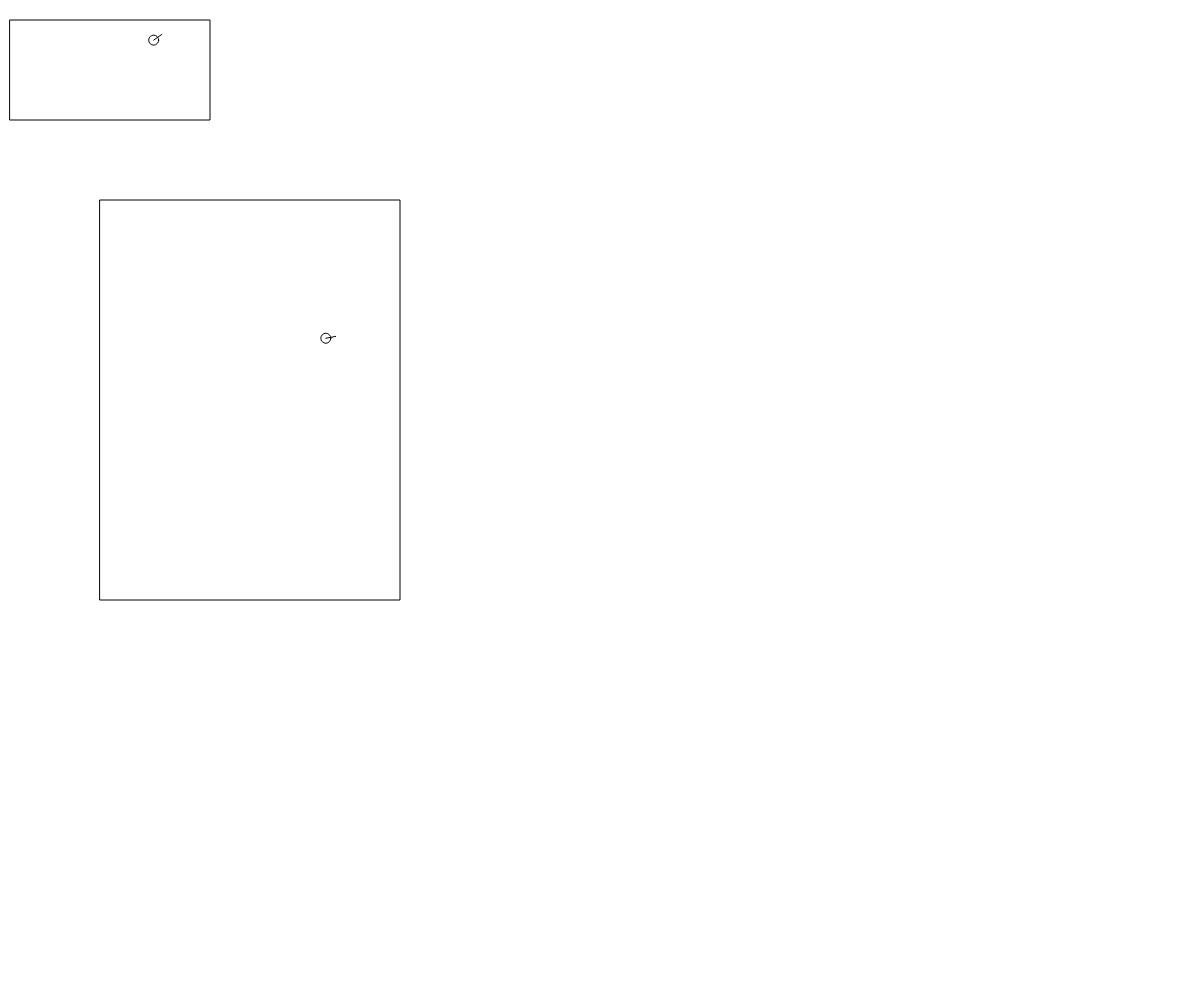
Frame 1 (no input)
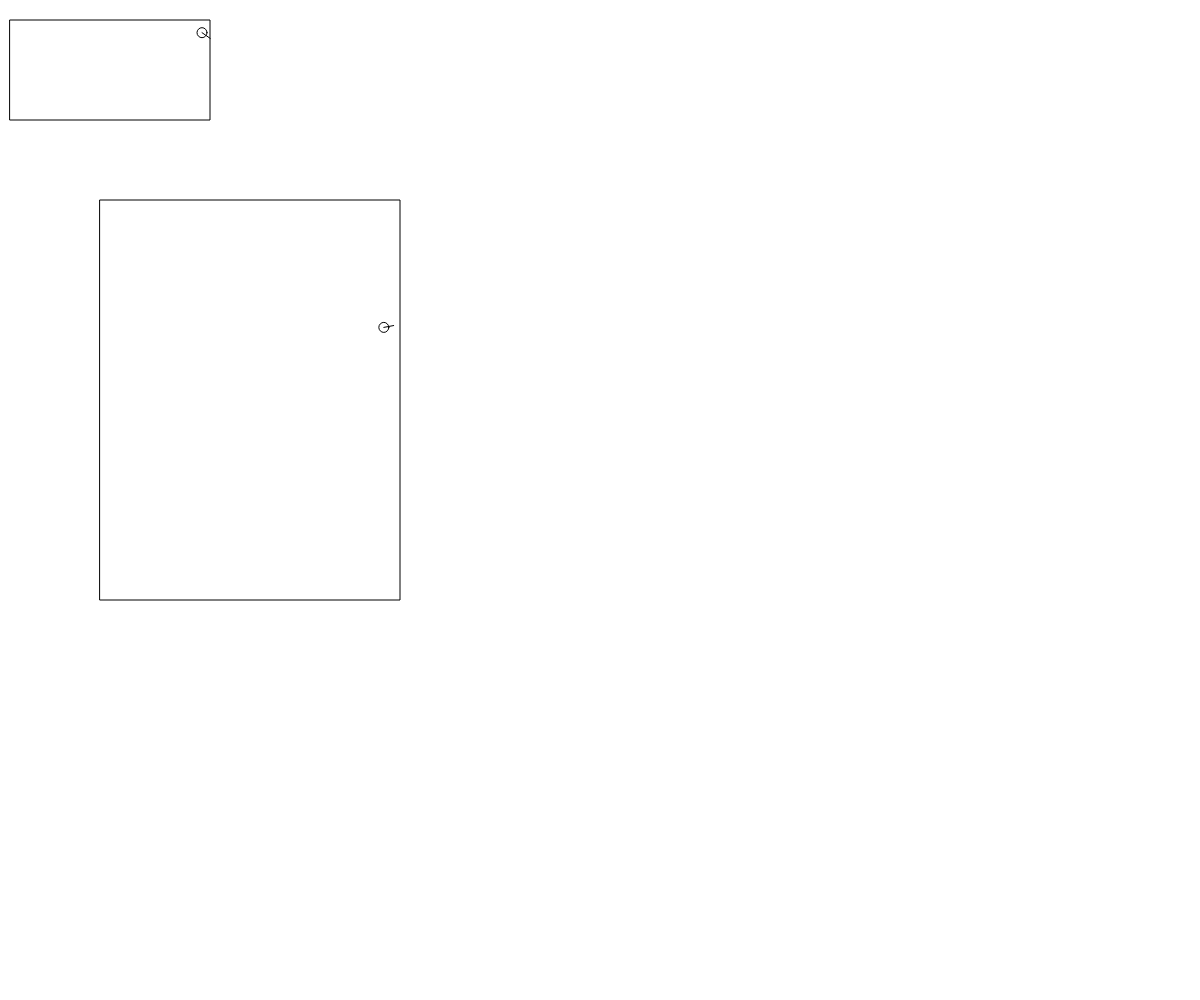
Frame 60 (no input)
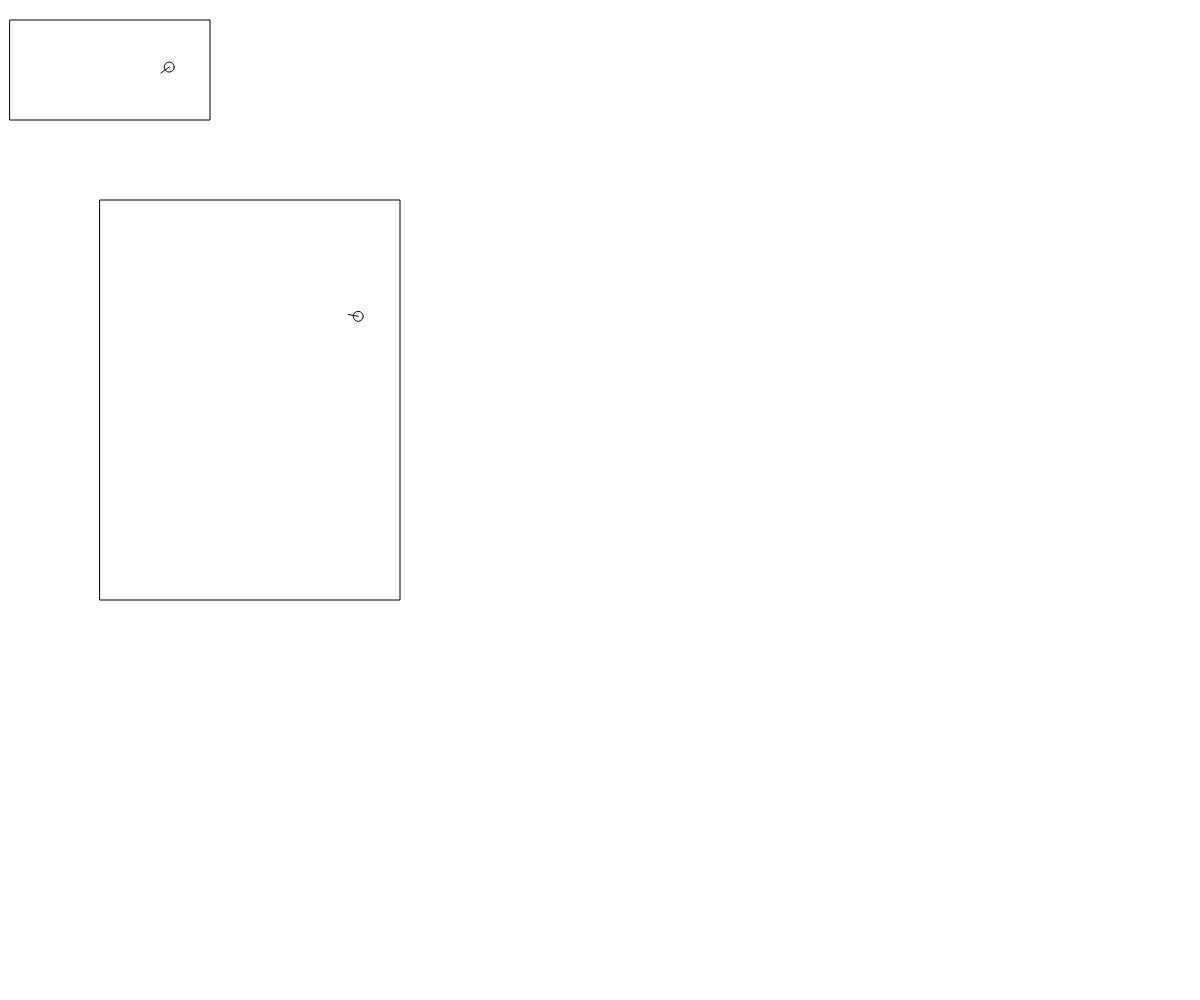
Frame 120 (the mouse pressed at the canvas centre since frame 60)

The p5.js sketch that drew these frames (run headless with seeded random() and noise() and a simulated clock; from frame 60 on, the mouse is pressed at the canvas centre):

// p5.js sketch
// ── sketch.js
/////////////////////////////////////////////////////////////////////////////////////////////////
// GLOBAL VARIABLES /////////////////////////////////////////////////////////////////////////////
/////////////////////////////////////////////////////////////////////////////////////////////////
var p1;         // Particle
var p2;         // Particle


/////////////////////////////////////////////////////////////////////////////////////////////////
// p5.js FUNCTIONS //////////////////////////////////////////////////////////////////////////////
/////////////////////////////////////////////////////////////////////////////////////////////////

// p5: setup() //////////////////////////////////////////////////////////////////////////////////
function setup() {
  // set canvas size
  createCanvas( windowWidth , windowHeight );
  // initialize particles
  p1 = new Particle( 10 , 20 , 200 , 100 );
  p2 = new Particle( 100 , 200 , 300 , 400 );
} // end of p5: setup()

// p5: draw() ///////////////////////////////////////////////////////////////////////////////////
function draw() {
  // draw the background
  background( 255 );
  // evolve the particles
  p1.evolve();
  p2.evolve();
  // draw the particles
  p1.draw();
  p2.draw();
} // end of p5: draw()

/////////////////////////////////////////////////////////////////////////////////////////////////
// CLASS: Particle
//    A particle contained in a bounding box
/////////////////////////////////////////////////////////////////////////////////////////////////
// INPUTS:
//    xIn: x coordinate for upper-right corner of bounding box
//    yIn: y coordinate for upper-right corner of bounding box
//    wIn: width of bounding box
//    hIn: height of bounding box
/////////////////////////////////////////////////////////////////////////////////////////////////
function Particle( xIn , yIn , wIn , hIn ) {
  /////////////////////////////////////////////////////////////////////////////////////////
  // FIELDS: Particle /////////////////////////////////////////////////////////////////////
  /////////////////////////////////////////////////////////////////////////////////////////
  this.x = xIn;     // x coordinate for upper-right corner of bounding box
  this.y = yIn;     // y coordinate for upper-right corner of bounding box
  this.w = wIn;     // width of bounding box
  this.h = hIn;     // height of bounding box
  // position of the particle (random location inside of bounding box)
  this.p = createVector( random(this.x,this.x+this.w) , random(this.y,this.y+this.h) );
  // velocity of the particle (random direction with magnitude 1)
  this.v = p5.Vector.random2D();
  
  /////////////////////////////////////////////////////////////////////////////////////////
  // METHODS: Particle ////////////////////////////////////////////////////////////////////
  /////////////////////////////////////////////////////////////////////////////////////////
  
  /////////////////////////////////////////////////////////////////////////////////////
  // Particle Method: draw()
  //    draws the particle, its velocity direction, and the bounding box
  /////////////////////////////////////////////////////////////////////////////////////
  this.draw = function() {
    // draw bounding box
    rect( this.x , this.y , this.w , this.h );
    // draw particle
    ellipse( this.p.x , this.p.y , 10 , 10 );
    // draw perticle velocity
    line( this.p.x , this.p.y , this.p.x + 10*this.v.x , this.p.y + 10*this.v.y );
  } // end of Particle method: draw()///////////////////////////////////////////////////
  
  /////////////////////////////////////////////////////////////////////////////////////
  // Particle Method: evolve()
  //    updates the particle's position and velocity:
  //    ToDo: Particle needs to bounce off of walls of the bounding box
  //    NEEDS TO BE COMPLETED - SEE BELOW!!!!!!!!
  /////////////////////////////////////////////////////////////////////////////////////
  this.evolve = function() {
    // update the position by adding the velocity to it
    this.p.add( this.v );
    
    // check whether particle has moved outside of bounding box, and adjust the
    //   velocity accordingly:
    // if particle has gone off left edge
    if( this.p.x < this.x ) {
      // update the particle's velocity
      this.v.x = abs( this.v.x );
    }
    // if particle has gone off right edge
    if( this.p.x > this.x + this.w ) {
      // update the particle's velocity
      this.v.x = -abs( this.v.x );
    }
    // if particle has gone off upper edge
    if( this.p.y < this.y ) {
      // update the particle's velocity
      this.v.y = abs( this.v.y );
    }
    // if particle has gone off lower edge
    if( this.p.y > this.y + this.h ) {
      // update the particle's velocity
      this.v.y = -abs( this.v.y );
    }
  } // end of Particle method: evolve() /////////////////////////////////////////////////////////
} // END OF CLASS: Particle /////////////////////////////////////////////////////////////////////
